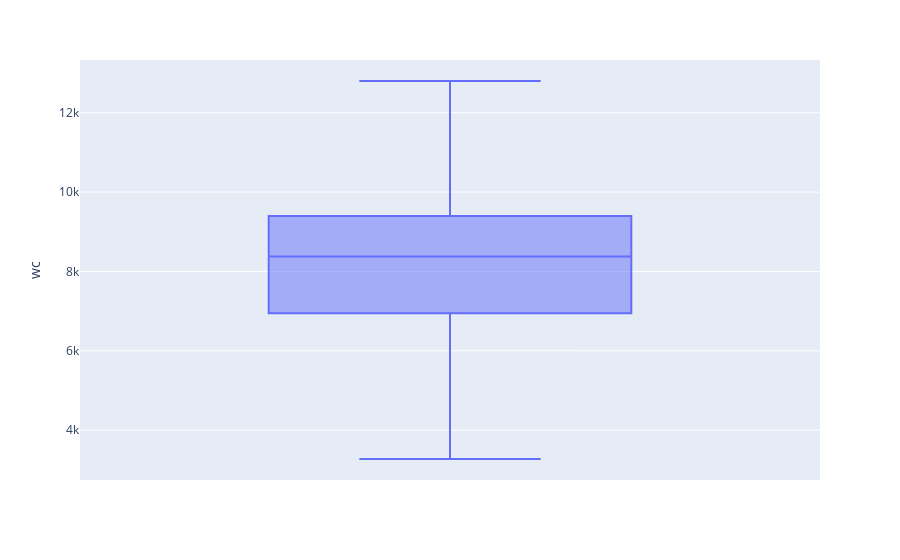

The notebook cell saved with this chart:
### Code cell
fig = px.box(df['wc'],y='wc')
fig.show()

### Figure 1 — Plotly figure (JSON) as saved in the notebook; plotly's stock layout.template omitted (floating-point values rounded to 4 significant figures; data arrays with more than 128 entries replaced by an {"elided": "..."} marker saying what was removed)
{"data": [{"alignmentgroup": "True", "hovertemplate": "wc=%{y}<extra></extra>", "legendgroup": "", "marker": {"color": "#636efa"}, "name": "", "notched": false, "offsetgroup": "", "orientation": "v", "showlegend": false, "type": "box", "x0": " ", "xaxis": "x", "y": {"elided": "400 float values"}, "y0": " ", "yaxis": "y"}], "layout": {"boxmode": "group", "legend": {"tracegroupgap": 0}, "margin": {"t": 60}, "xaxis": {"anchor": "y", "domain": [0, 1]}, "yaxis": {"anchor": "x", "domain": [0, 1], "title": {"text": "wc"}}}}
